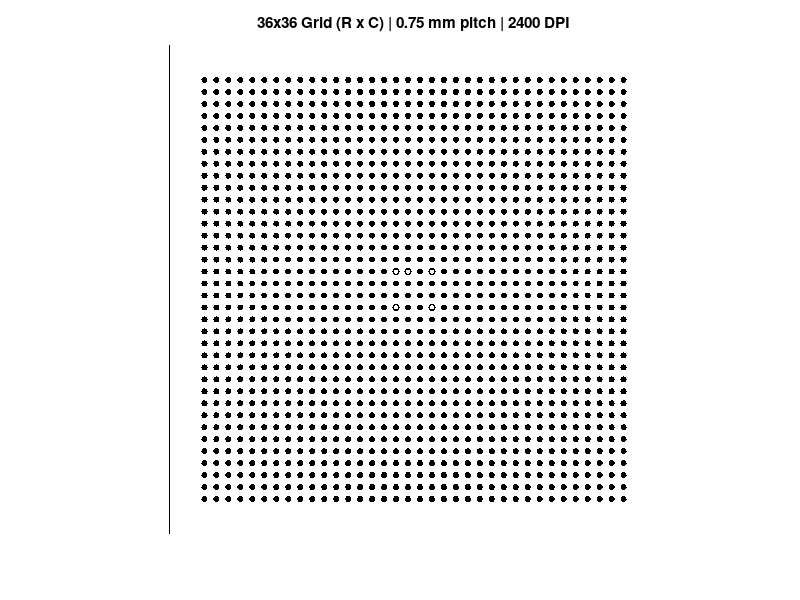

MATLAB code to generate this figure:
clear
close all

%% Physical Parameters
nRows          = 36;     % Number of dot rows (vertical)
nCols          = 36;     % Number of dot columns (horizontal)
pitch_mm       = 0.75;   % Center-to-center dot spacing in mm (= 2 * dotDia_mm)
margin_mm      = 2.0;    % White border around outer dot edges in mm
dpi            = 2400;   % Output resolution (dots per inch)

ringOuterRatio = 1.2;
ringInnerRatio = 0.7;

% Specify [row, col] positions to convert into rings (1-based; top-left is [1, 1])
ringPositions = [
    17, 17;
    17, 18;
    17, 20;
    20, 17;
    20, 20
];

%% Physical-to-Pixel Conversion
pxPerMM   = dpi / 25.4;                 % Exact conversion (1 inch = 25.4 mm)
dotDia_mm = pitch_mm / 2;               % Edge-to-edge gap equals dot diameter

% Keep geometry in floating-point pixels to avoid cumulative spacing drift
pitch    = pitch_mm  * pxPerMM;
dotDia   = dotDia_mm * pxPerMM;

dotRad   = dotDia / 2;
outerRad = (ringOuterRatio * dotDia) / 2;
innerRad = (ringInnerRatio * dotDia) / 2;

% Overall physical and pixel dimensions
totalHeight_mm = 2 * margin_mm + (nRows - 1) * pitch_mm + dotDia_mm;
totalWidth_mm  = 2 * margin_mm + (nCols - 1) * pitch_mm + dotDia_mm;
imgHeight      = round(totalHeight_mm * pxPerMM);
imgWidth       = round(totalWidth_mm  * pxPerMM);

% Center the grid symmetrically inside the rounded pixel canvas
gridHeightPx = (nRows - 1) * pitch;
gridWidthPx  = (nCols - 1) * pitch;
startY       = (imgHeight - gridHeightPx) / 2 + 0.5;
startX       = (imgWidth  - gridWidthPx)  / 2 + 0.5;
rowCenters   = startY + (0:nRows-1) * pitch;
colCenters   = startX + (0:nCols-1) * pitch;

fprintf('Dot diameter: %.2f mm (%.2f px) | Pitch: %.2f mm (%.2f px)\n', ...
    dotDia_mm, dotDia, pitch_mm, pitch);
fprintf('Total image:  %.2f x %.2f mm (W x H) | %d x %d px at %d DPI\n', ...
    totalWidth_mm, totalHeight_mm, imgWidth, imgHeight, dpi);

%% Generate Image
img     = true(imgHeight, imgWidth);    % Logical array (true = white, false = black)
halfWin = ceil(max(dotRad, outerRad)) + 1;

for r = 1:nRows
    cy = rowCenters(r);
    for c = 1:nCols
        cx = colCenters(c);

        xIdx = max(1, floor(cx - halfWin)) : min(imgWidth,  ceil(cx + halfWin));
        yIdx = max(1, floor(cy - halfWin)) : min(imgHeight, ceil(cy + halfWin));
        [X, Y] = meshgrid(xIdx, yIdx);
        dist = hypot(X - cx, Y - cy);

        isRing = ~isempty(ringPositions) && ismember([r, c], ringPositions, 'rows');

        patch = img(yIdx, xIdx);
        if isRing
            patch(dist <= outerRad) = false;
            patch(dist <= innerRad) = true;
        else
            patch(dist <= dotRad) = false;
        end
        img(yIdx, xIdx) = patch;
    end
end

%% Display and Save with Physical DPI Metadata
figure;
imagesc(img, [0 1]);
colormap(gray);
axis image off;
title(sprintf('%dx%d Grid (R x C) | %.2f mm pitch | %d DPI', nRows, nCols, pitch_mm, dpi));
return
% PNG stores physical resolution in pixels per meter
pxPerMeter = round(dpi / 0.0254);
filename   = sprintf('dot_grid_%dx%d_%ddpi.png', nRows, nCols, dpi);
imwrite(img, filename, ...
    'ResolutionUnit', 'meter', ...
    'XResolution', pxPerMeter, ...
    'YResolution', pxPerMeter);

% Or save as TIFF, which stores DPI directly:
% imwrite(img, sprintf('dot_grid_%dx%d_%ddpi.tif', nRows, nCols, dpi), 'Resolution', dpi);
